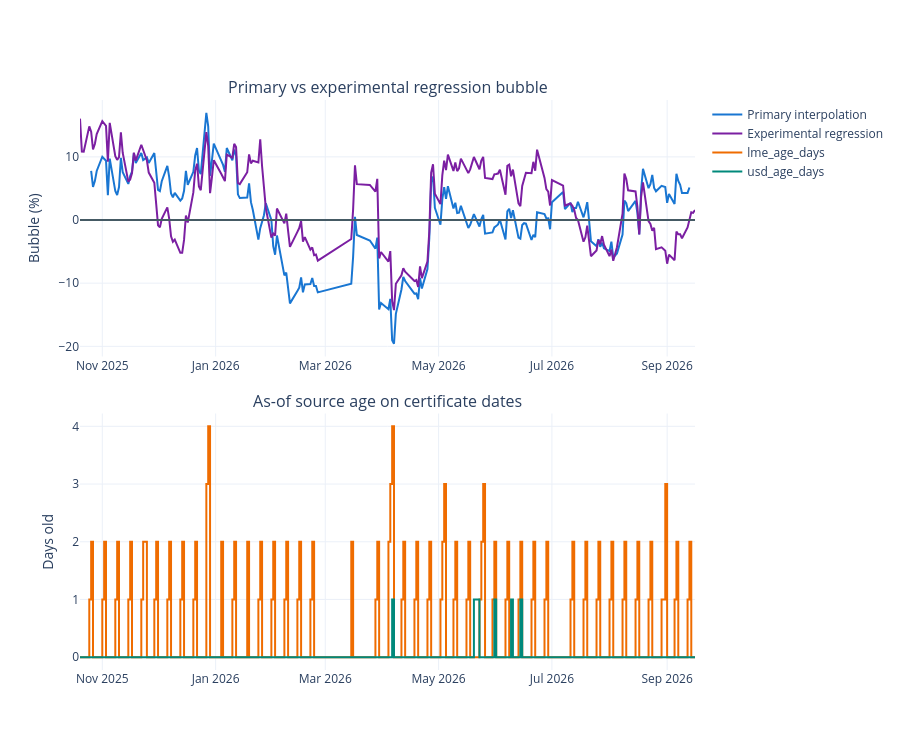

This figure's notebook cell:
### Markdown cell above
## Experimental method of regression and data age control
Regression is not a substitute for the original method. Model selection is done only with TimeSeriesSplit and the lowest out-of-sample RMSE.

### Code cell
display(regression_metrics.sort_values('timeseries_cv_rmse'))
age = certificate_direct[['date', 'lme_age_days', 'usd_age_days']].set_index('date')
fig = make_subplots(rows=2, cols=1, vertical_spacing=0.1,
    subplot_titles=('Primary vs experimental regression bubble',
                    'As-of source age on certificate dates'))
fig.add_trace(go.Scatter(x=primary['date'], y=primary['certificate_bubble_pct'],
    name='Primary interpolation', line_color='#1976D2'), row=1, col=1)
fig.add_trace(go.Scatter(x=regression['date'], y=regression['certificate_bubble_pct'],
    name='Experimental regression', line_color='#7B1FA2'), row=1, col=1)
fig.add_hline(y=0, line_color='#455A64', row=1, col=1)
for column, color in [('lme_age_days', '#EF6C00'), ('usd_age_days', '#00897B')]:
    fig.add_trace(go.Scatter(x=age.index, y=age[column], name=column,
        line_shape='hv', line_color=color), row=2, col=1)
fig.update_yaxes(title_text='Bubble (%)', row=1, col=1)
fig.update_yaxes(title_text='Days old', row=2, col=1)
fig.update_layout(height=750, template='plotly_white', hovermode='x unified')
fig.show()
display(age.describe().T)

### Figure 1 — Plotly figure (JSON) as saved in the notebook; plotly's stock layout.template omitted (floating-point values rounded to 4 significant figures; data arrays with more than 128 entries replaced by an {"elided": "..."} marker saying what was removed)
{"data": [{"line": {"color": "#1976D2"}, "name": "Primary interpolation", "type": "scatter", "x": {"elided": "201 str values"}, "xaxis": "x", "y": {"elided": "201 float values"}, "yaxis": "y"}, {"line": {"color": "#7B1FA2"}, "name": "Experimental regression", "type": "scatter", "x": {"elided": "208 str values"}, "xaxis": "x", "y": {"elided": "208 float values"}, "yaxis": "y"}, {"line": {"color": "#EF6C00", "shape": "hv"}, "name": "lme_age_days", "type": "scatter", "x": {"elided": "208 str values"}, "xaxis": "x2", "y": {"elided": "208 int values"}, "yaxis": "y2"}, {"line": {"color": "#00897B", "shape": "hv"}, "name": "usd_age_days", "type": "scatter", "x": {"elided": "208 str values"}, "xaxis": "x2", "y": {"elided": "208 int values"}, "yaxis": "y2"}], "layout": {"annotations": [{"font": {"size": 16}, "showarrow": false, "text": "Primary vs experimental regression bubble", "x": 0.5, "xanchor": "center", "xref": "paper", "y": 1, "yanchor": "bottom", "yref": "paper"}, {"font": {"size": 16}, "showarrow": false, "text": "As-of source age on certificate dates", "x": 0.5, "xanchor": "center", "xref": "paper", "y": 0.45, "yanchor": "bottom", "yref": "paper"}], "height": 750, "hovermode": "x unified", "shapes": [{"line": {"color": "#455A64"}, "type": "line", "x0": 0, "x1": 1, "xref": "x domain", "y0": 0, "y1": 0, "yref": "y"}], "xaxis": {"anchor": "y", "domain": [0, 1]}, "xaxis2": {"anchor": "y2", "domain": [0, 1]}, "yaxis": {"anchor": "x", "domain": [0.55, 1], "title": {"text": "Bubble (%)"}}, "yaxis2": {"anchor": "x2", "domain": [0, 0.45], "title": {"text": "Days old"}}}}
